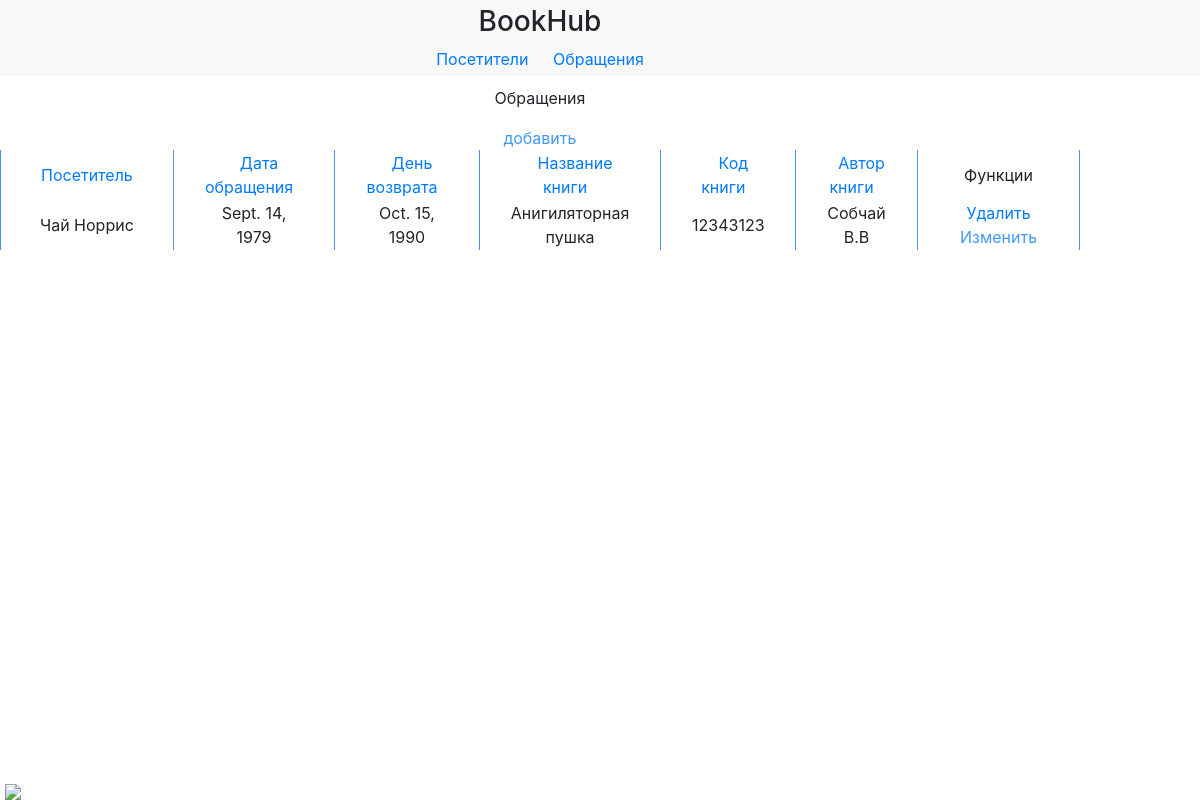
Page /history/?id=7 on the committed database.
### app/models.py (models this page shows)
class Usage(models.Model):
    visitor = models.ForeignKey(
        Visitor,
        on_delete = models.CASCADE
        )
    date_on = models.DateField(
    )
    date_of = models.DateField(
    )
    book_name = models.CharField(
        max_length = 30
    )
    book_id = models.CharField(
        max_length = 8
    )
    book_author = models.CharField(
        max_length = 30
    )

class Visitor(models.Model):
    fio = models.CharField(
        max_length = 30
        )
    num = models.CharField(
        max_length = 8
    )
    birthday = models.DateField(
    )
    gender = models.CharField(
        max_length = 6,
        choices = gen
    )
    def __str__(self):
        return self.fio

### app/views.py (the view)
# urls.py: path('history/', HistoryView, name="history"),
def HistoryView(request):
        obj_id = int(request.GET.get('id'))
        model = Usage.objects.filter(visitor = obj_id)
        form = AddUsageForm()
        return render(
            request,
            'usages.html',
            {'form': form , 'model': model}
        )

### app/templates/usages.html (shortened to what this page needs)
<!DOCTYPE html>
<html>
    <head>
        <link rel="stylesheet" href="https://stackpath.bootstrapcdn.com/bootstrap/4.4.1/css/bootstrap.min.css">
    </head>
    <body>
        <header>
            <div class="content">
                <h3>BookHub</h3>
                <div class="menu">
                    <a href="{% url 'visitors' %}">Посетители</a>
                    <a href="{% url 'usages' %}">Обращения</a>
                </div>
            </div>
        </header>
        <div class="main">
            <div class="content">
                <p>Обращения</p><a style="color: #4298FF;" onclick="openForm()">добавить</a>
                <table>
                    <thead>
                        <tr>
                            <td>
                                <a href="?sort=visitor">Посетитель</a>
                            </td>
                            <td>
                                <a href="?sort=date_on">Дата обращения</a>
                            </td>
                            <td>
                                <a href="?sort=date_of">День возврата</a>
                            </td>
                            <td>
                                <a href="?sort=book_name">Название книги</a>
                            </td>
                            <td>
                                <a href="?sort=book_id">Код книги</a>
                            </td>
                            <td>
                                <a href="?sort6=book_author">Автор книги</a>
                            </td>
                            <td>Функции</td>
                        </tr>
                    </thead>
                    <tbody>
                        {% if model %}
                        {% for m in model %}
                        <tr>
                            <td>{{ m.visitor }}</td>
                            <td>{{ m.date_on }}</td>
                            <td>{{ m.date_of }}</td>
                            <td>{{ m.book_name }}</td>
                            <td>{{ m.book_id }}</td>
                            <td>{{ m.book_author }}</td>
                            <td>
                                <a href="{% url 'delusage' %}?id={{ m.id }}">Удалить</a>
                                <a onclick='openCF(this)' class="{{m.id}}" style="color: #4298FF;">Изменить</a>
                            </td>
                        </tr>
                        {% endfor %}
                        {% endif%}
                    </tbody>
                </table>
            </div>
        </div>
        <img class="snup" src="https://i.gifer.com/origin/bb/bb242e31f5faafce660bc89fd0f9d9ed_w200.gif">
    </body>
</html>

### app/templates/usages.html (style rules this page uses)
header { background-color: #F8F8F8; padding-bottom: 5px; padding-top: 5px; }
.content { width: 90%; text-align: center; }
.main { margin-top: 10px; }
a { margin-left: 10px; margin-right: 10px; }
table { margin: auto; }
td { border-left: 1px solid #4298FF; border-right: 1px solid #4298FF; padding-right: 30px; padding-left: 30px; }
.snup { position: fixed; bottom: 0px; left: 5px; }

### rows in the picture
Usage: visitor "Чай Норрис", date_on "Sept. 14, 1979", date_of "Oct. 15, 1990", book_name "Анигиляторная пушка", book_id "12343123", book_author "Собчай В.В"
